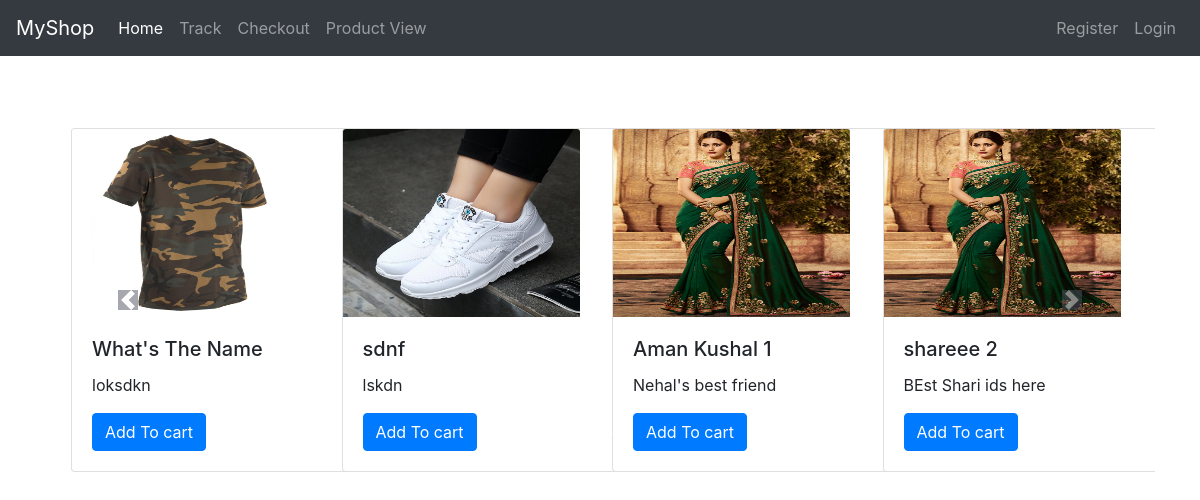
The page / on the database its author committed.
### shop/models.py (models this page shows, shortened)
class Products(models.Model):
    product_id=models.AutoField
    product_name=models.CharField(max_length=20)
    desc=models.CharField(max_length=300)
    photo=models.ImageField(upload_to="images/", blank=True, null=True ,default="")

### shop/views.py (the view)
# urls.py: path('', views.index,name="shopHome"),
def index(request):
    products=Products.objects.all()
    n=len(products)
    nSlides=n//4 + ceil((n/4)-(n//4))
    params={'products':products,'no_of_slides':nSlides, 'range':range(1,nSlides)}
    return render(request,'shop/index.html', params)

### shop/Templates/shop/index.html (shortened to what this page needs)
<!doctype html>
<html lang="en">
  <head>
    <link rel="stylesheet" href="https://stackpath.bootstrapcdn.com/bootstrap/4.4.1/css/bootstrap.min.css">
    <link rel="stylesheet" href="https://stackpath.bootstrapcdn.com/bootstrap/4.1.3/css/bootstrap.min.css">
  </head>
  <body>
    {% load static %}
    <nav class="navbar navbar-expand-lg navbar-dark bg-dark">
        <a class="navbar-brand" href="/">MyShop</a>
        <div class="collapse navbar-collapse" id="navbarSupportedContent">
          <ul class="navbar-nav mr-auto">
            <li class="nav-item active">
              <a class="nav-link" href="/">Home <span class="sr-only">(current)</span></a>
            </li>
            <li class="nav-item">
              <a class="nav-link" href="/tracker/">Track</a>
            </li>
            <li class="nav-item">
              <a class="nav-link" href="/checkout/">Checkout</a>
            </li>
            <li class="nav-item">
              <a class="nav-link" href="/productview/">Product View</a>
            </li>
          </ul>
          <div class="form-inline my-2 my-lg-0">
            <ul class="navbar-nav">
              {% if user.is_authenticated%}
              {%else%}
              <li class="nav-item">
                <a class="nav-link"  href="/register/">Register</a>
              </li>
              <li class="nav-item">
                <a class="nav-link" href="/login/">Login</a>
              </li>
              {%endif%}
            </ul>
          </div>
        </div>
      </nav>
<br><br><br>
<div class="container">
  <div id="demo" class="carousel slide" data-ride="carousel">
      <ul class="carousel-indicators" >
        <li data-terget="#demo" data-slide-to="0" class="active"></li>
        {% for i in range%}
                 <li data-terget="#demo" data-slide-to="{{i}}" ></li>
        {% endfor %}
      </ul>
      <div class="container carousel-inner">
        <div class="carousel-item active">
          {% for i in products%}
        <div class="col-xs-3 col-sm-3 col-md-3">
          <div class="card" style="width: 18rem;">
            <img src='/media/{{i.photo}}' class="card-img-top" alt="...">
            <div class="card-body">
              <h5 class="card-title">{{i.product_name}}</h5>
              <p class="card-text">{{i.desc}}</p>
              <a href="#" class="btn btn-primary">Add To cart</a>
            </div>
          </div>
        </div>
        {% if forloop.counter|divisibleby:4 and forloop.counter > 0 and not forloop.last %}
        </div> <div class="carousel-item">
        {% endif %}
        {% endfor %}
       </div>
        </div>
        <a class="carousel-control-prev" href="#demo" role="button" data-slide="prev">
          <span class="carousel-control-prev-icon"></span>
        </a>
        <a class="carousel-control-next" href="#demo" role="button"  data-slide="next">
          <span class="carousel-control-next-icon"></span>
        </a>
      </div>
  </div>
  </body>
</html>

### shop/Templates/shop/index.html (style rules this page uses)
.col-md-3 { display: inline-block; margin-left: -4px; }
.col-md-3 img { width: 83%; height: 188px; }
body .carousel-control-prev-icon,body .carousel-control-next-icon { background-color: rgb(81, 81, 97); }

### rows shown on the page
Products: photo (picture), product_name "What's The Name", desc "loksdkn"
Products: photo (picture), product_name "sdnf", desc "lskdn"
Products: photo (picture), product_name "Aman Kushal 1", desc "Nehal's best friend"
Products: photo (picture), product_name "shareee 2", desc "BEst Shari ids here"
